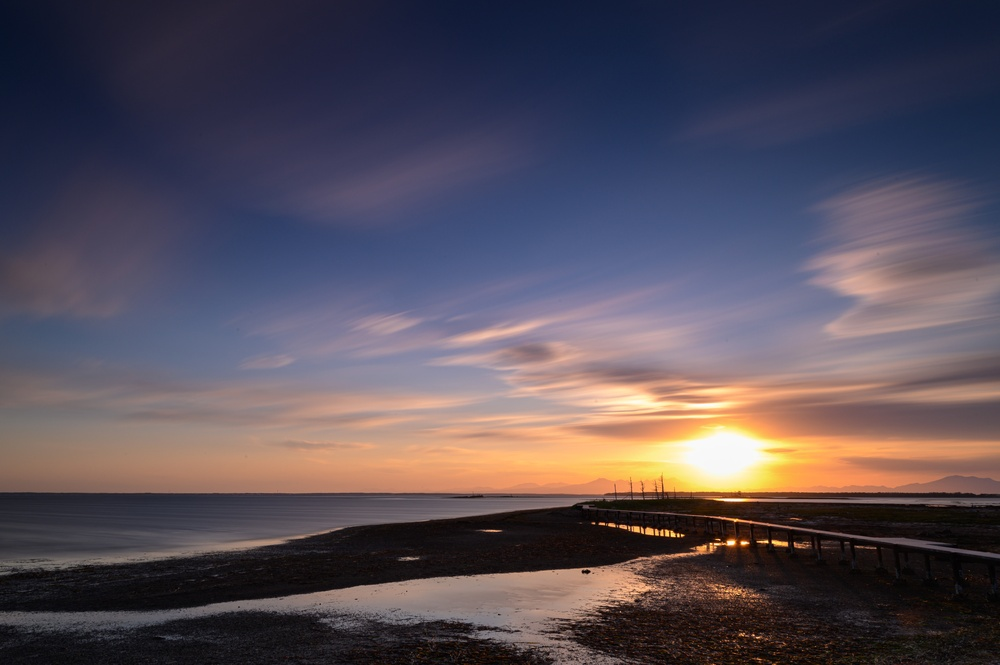
//> input picture 11/演習2/sunset.jpg, 1000 x 665 px, shrunk from 6048 x 4024 before the run
$ ./mc11-2   (built with g++ and OpenCV 4)
//> lines starting //> are read from the running program, lines starting //| are printed output that depends on the picture
#include <iostream>
#include <opencv2/opencv.hpp>

using namespace cv;

int main()
{
    //(1)入力
    Mat src = imread("sunset.jpg");
//> src is the input picture: 665 rows x 1000 cols, CV_8UC3; mean B, G, R 88.8, 78.3, 86.8
    if (!src.data)
    {
        std::cout << "NO image data" << std::endl;
        return -1;
    }

    //(2)画像を，1行の行列となるように変形
    Mat points;
    src.convertTo(points, CV_32FC3);
    points = points.reshape(0, src.rows * src.cols);

    //(3)k-means
    int k = 10;//クラスタの数
    Mat_<int> label(points.size(),CV_32SC1);//各画素が属するクラスタのインデックス
    Mat centers;//各クラスタの重心
    kmeans(points, k, label
            , TermCriteria(TermCriteria::COUNT + TermCriteria::EPS, 10, 1.0)
            , 1,KMEANS_PP_CENTERS, centers);
//> centers = [[196.1, 235.5, 251], [59.56, 35.33, 30.63], [100.2, 103.3, 126], [132.1, 144.9, 183.1], [136.4, 101.8, 93.68], [16.79, 16.97, 24.06], [107.3, 77.85, 72.88], [111.4, 171.4, 238.8], [142.9, 129.7, 141.9], [81.1, 55.24, 52.13]]

    //(4)各ピクセル値を，属するクラスタの中心値で置き換え
    Mat dst(src.size(),src.type());
    MatIterator_<Vec3f> itf = centers.begin<Vec3f>();
    MatIterator_<Vec3b> itd = dst.begin<Vec3b>(), itd_end = dst.end<Vec3b>();
    for(int i = 0; itd != itd_end; ++itd, ++i)
    {
        Vec3f color = itf[label(1,i)];
        (*itd)[0] = saturate_cast<uchar>(color[0]);
        (*itd)[1] = saturate_cast<uchar>(color[1]);
        (*itd)[2] = saturate_cast<uchar>(color[2]);
    }
//> this loop made 665000 passes
//> color on passes 1 to 3: [30.63, 100.2, 103.3], [30.63, 100.2, 103.3], [30.63, 100.2, 103.3]
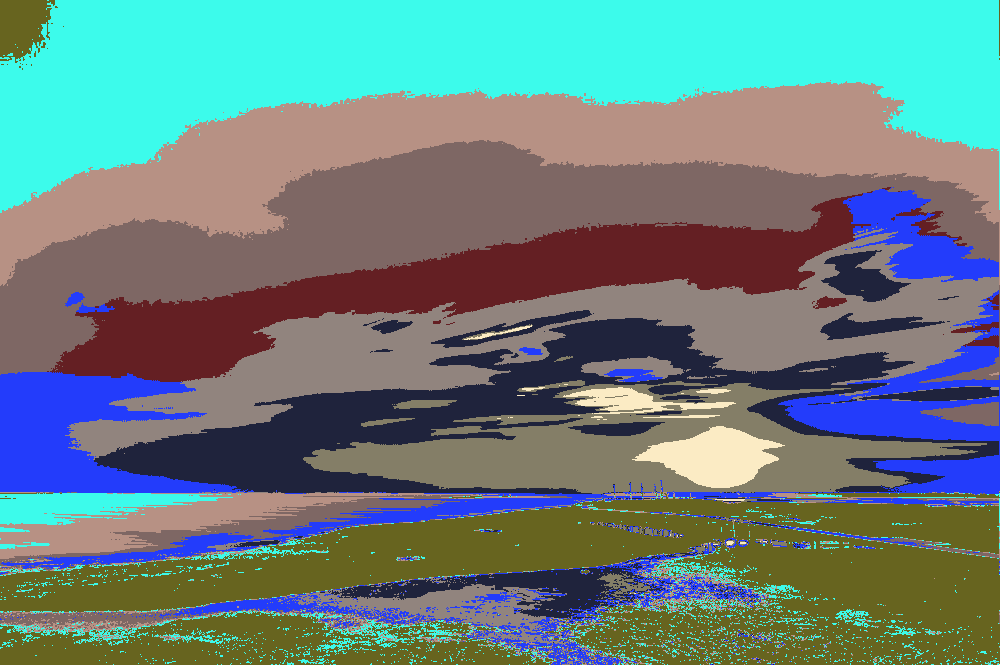
//> dst: 665 rows x 1000 cols, CV_8UC3; mean B, G, R 126.9, 127.6, 103.4

    imshow("dst",dst);
    waitKey(0);

    return 0;
}

$ run again, with 11/演習2/reduction.jpg copied over 11/演習2/sunset.jpg
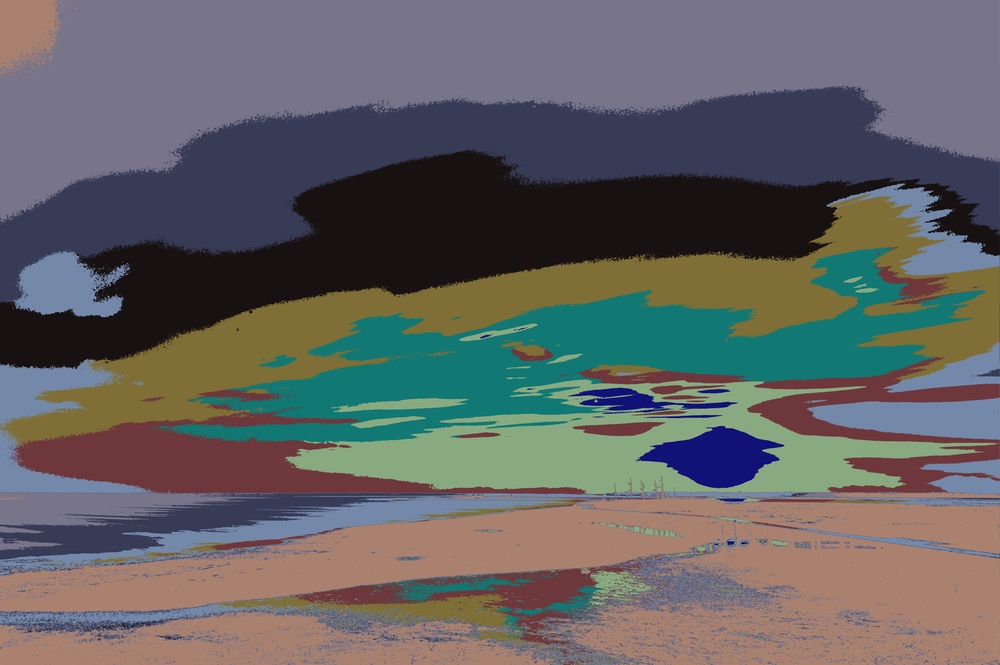
//> input picture 11/演習2/reduction.jpg, 1000 x 665 px, shrunk from 6048 x 4024 before the run
//> src is the input picture: 665 rows x 1000 cols, CV_8UC3; mean B, G, R 99, 98.3, 99
//> centers = [[167.1, 136.1, 116.9], [61.06, 58.4, 106.3], [17.74, 17.66, 23.47], [113.3, 128.1, 165.5], [113.6, 119.2, 20.92], [129.9, 168.4, 137.2], [134.9, 116.1, 119], [114.7, 17.73, 17.18], [58.06, 109.8, 124.9], [86.28, 60.87, 56.48]]
//> the loop `for(int i = 0; itd != itd_end; ++itd, ++i)` made 665000 passes
//> after the loop `for(int i = 0; itd != itd_end; ++itd, ++i)`:
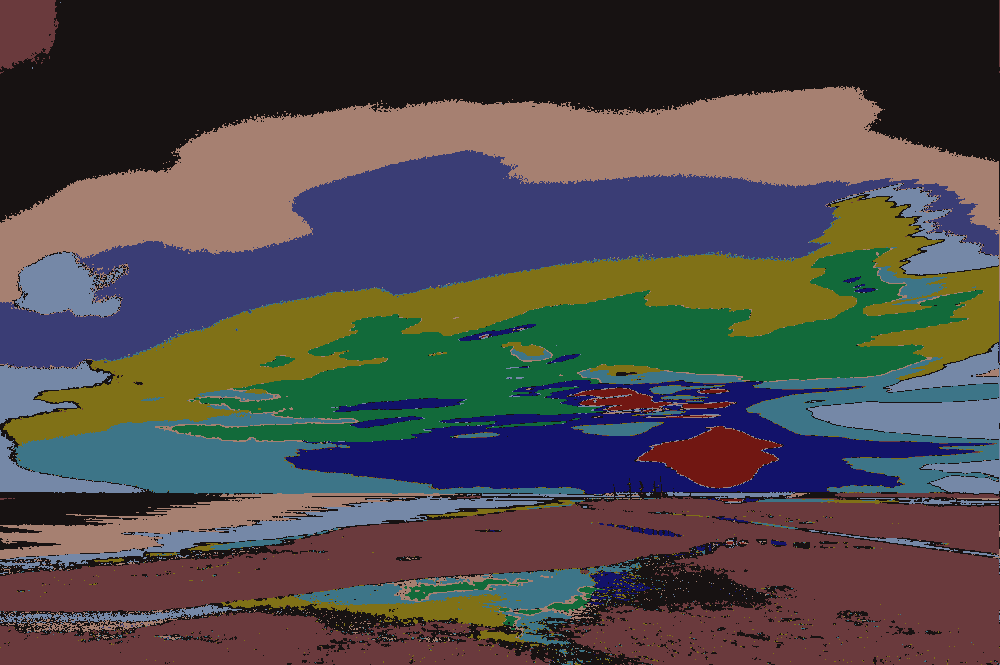
//> dst: 665 rows x 1000 cols, CV_8UC3; mean B, G, R 72.6, 72.7, 77.3
